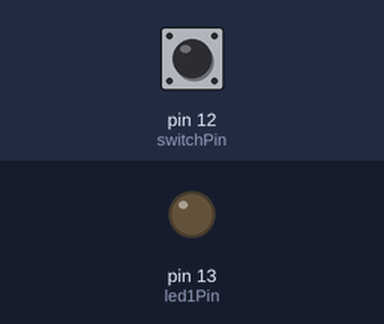
Bench run of a sketch on a simulated Arduino Uno, built with avr-gcc and run on an emulated ATmega328P. On the bench: output pins drawn as LEDs (lit = HIGH). The test bench sets the inputs (shaded band); at power-on: pin 12 (switchPin) LOW.

Above: at 1.2 s.
1.3 s: pin 12 (switchPin) pulled HIGH for 0.15 s
At 2.3 s:
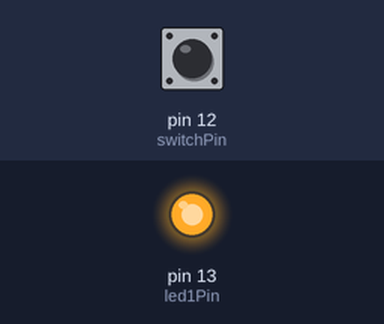
2.9 s: pin 12 (switchPin) pulled HIGH for 1 s
At 4.9 s:
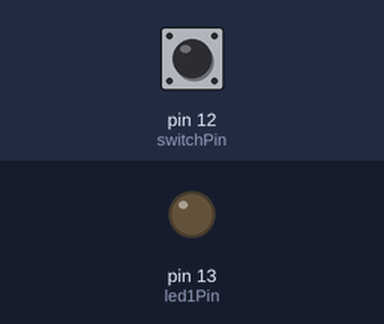
5.4 s: pin 12 (switchPin) pulled HIGH for 3.2 s
At 9.6 s:
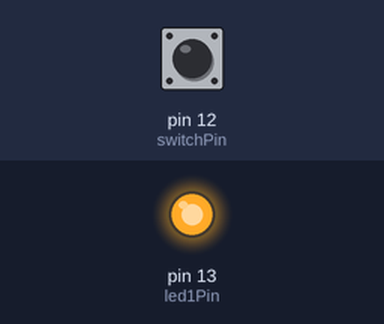
Timing chart, 0 to 11.1 s (numbered marks = the images above; inputs shaded):
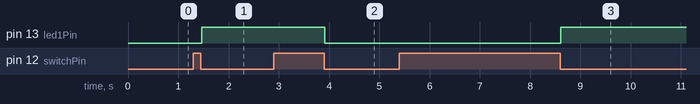

The sketch:

Button_with_debounce.ino
```cpp
int switchPin = 12;              // switch is connected to pin 2
int led1Pin = 13;

int val;                        // variable for reading the pin status
int val2;                       // variable for reading the delayed/debounced status
int buttonState;                // variable to hold the button state

int lightMode = 0;              // Is the light on or off?

void setup() {
  pinMode(switchPin, INPUT);    // Set the switch pin as input
  pinMode(led1Pin, OUTPUT);
  buttonState = digitalRead(switchPin);   // read the initial state
}

void loop(){
  val = digitalRead(switchPin);      // read input value and store it in val
  delay(10);                         // 10 milliseconds is a good amount of time
  val2 = digitalRead(switchPin);     // read the input again to check for bounces
  if (val == val2) {                 // make sure we got 2 consistant readings!
    if (val != buttonState) {          // the button state has changed!
      if (val == LOW) {                // check if the button is pressed
        if (lightMode == 0) {         // is the light off?
          lightMode = 1;               // turn light on!
          digitalWrite(led1Pin, HIGH);
        } else {
          lightMode = 0;               // turn light off!
          digitalWrite(led1Pin, LOW);
        }
      }
    }
    buttonState = val;                 // save the new state in our variable
  }
}
```

Measured:
- after the input at 1.3 s, pin 13 (led1Pin): LOW → HIGH after 0.16 s
- after the input at 2.9 s, pin 13 (led1Pin): HIGH → LOW after 1.0 s
- after the input at 5.4 s, pin 13 (led1Pin): LOW → HIGH after 3.2 s
